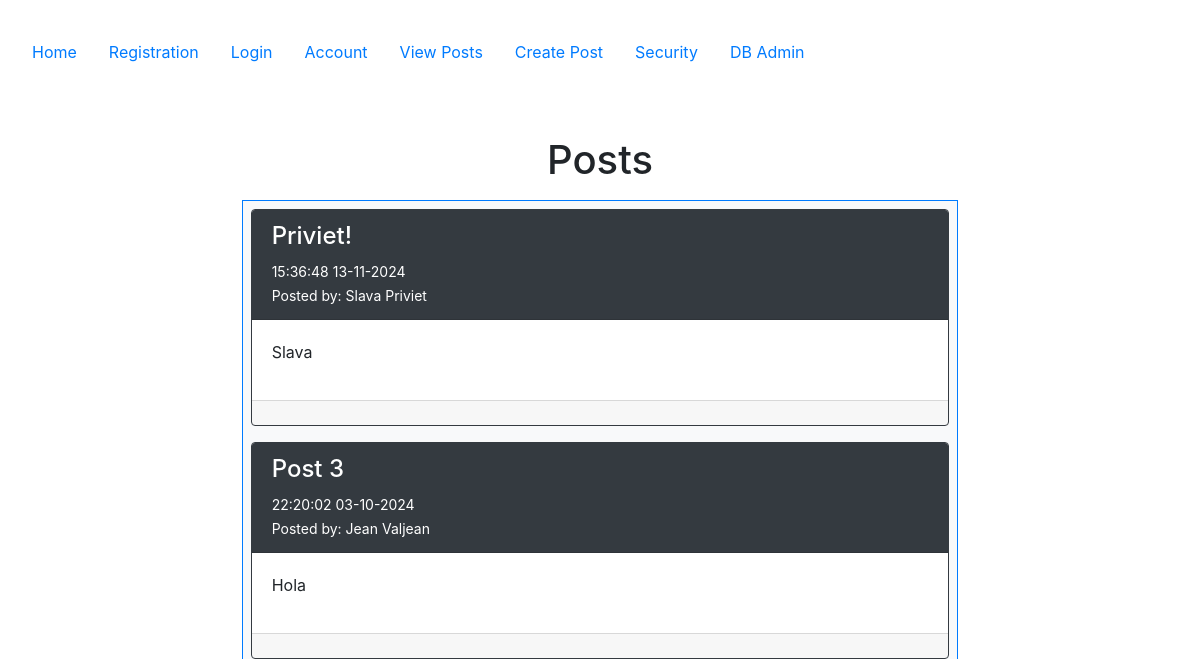
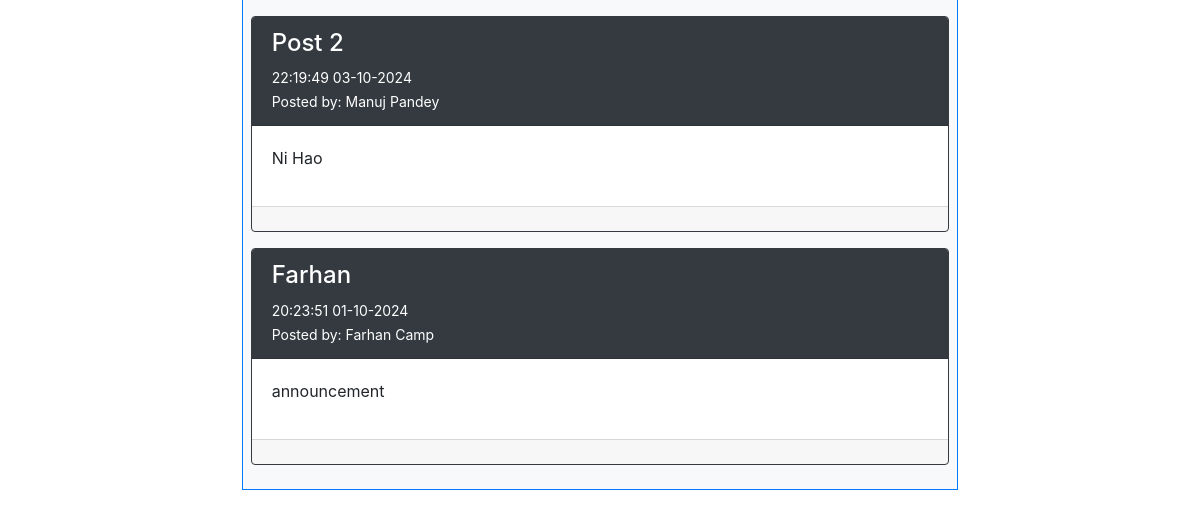
Page /posts/posts on the earlier database version (2 pictures, top to bottom).
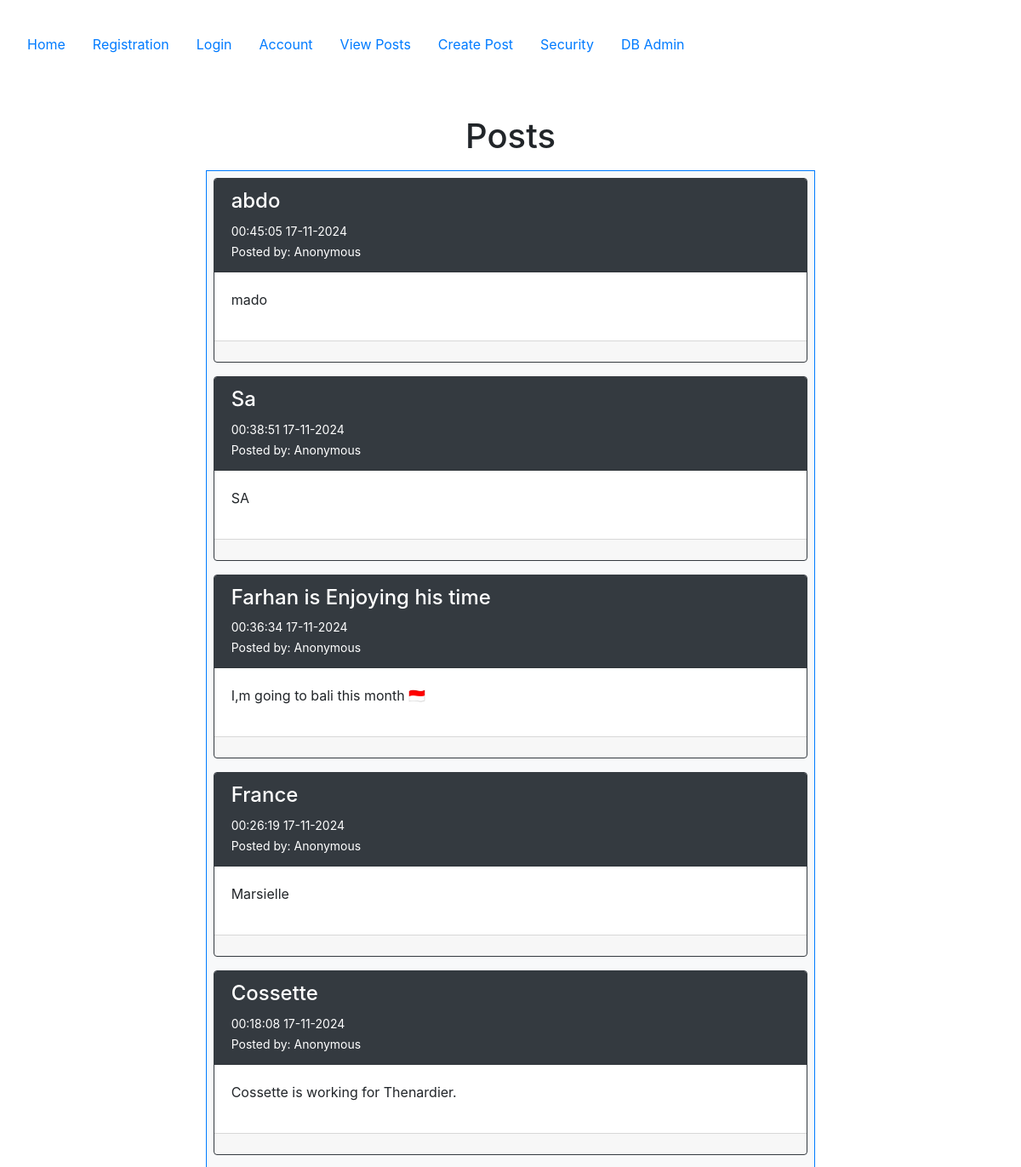
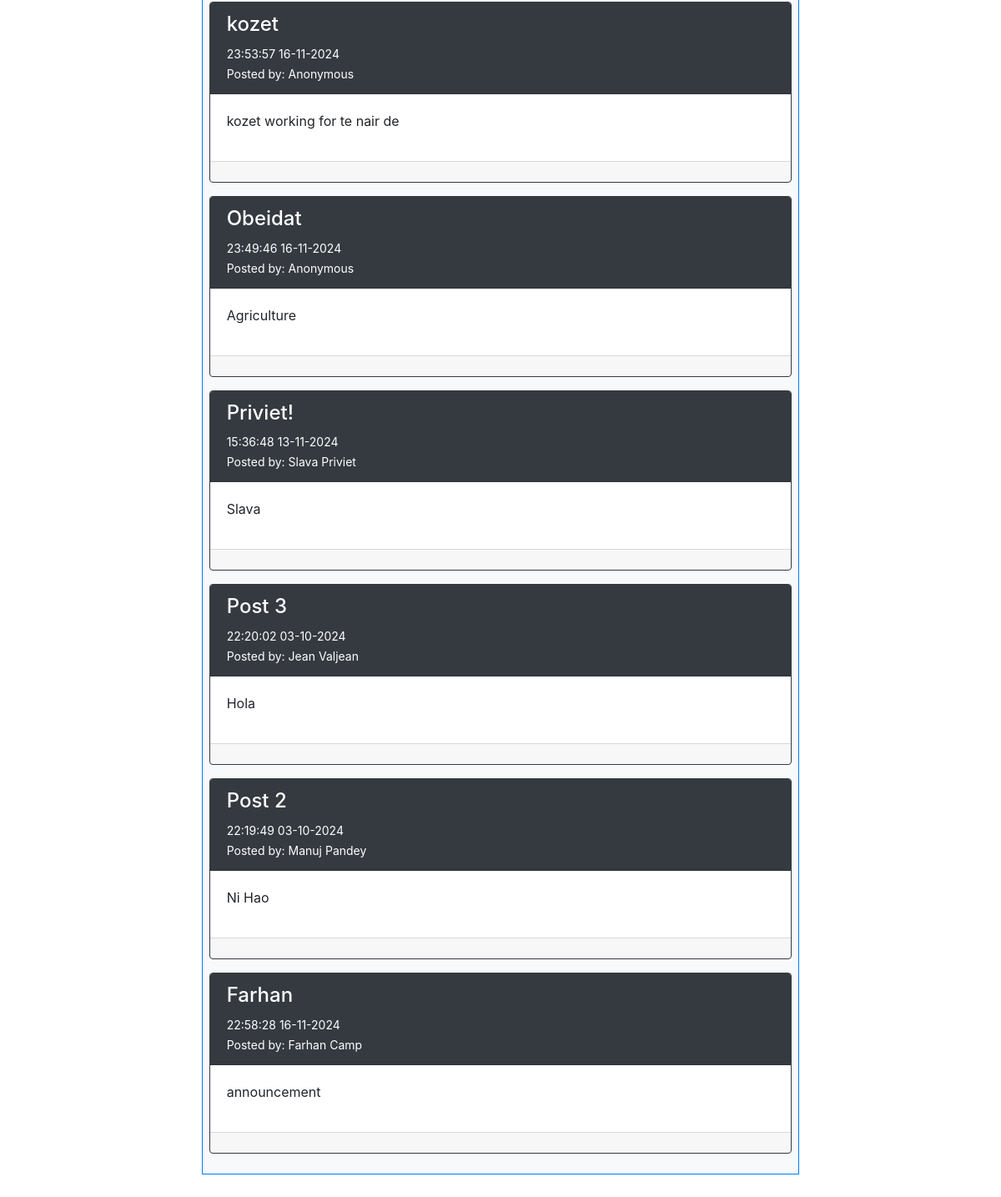
Same page on the later database version (2 pictures, top to bottom).
### config.py (models this page shows, shortened)
class Post(db.Model):
   __tablename__ = 'posts'
   id = db.Column(db.Integer, primary_key=True)
   userid = db.Column(db.Integer, db.ForeignKey('users.id'))
   created = db.Column(db.DateTime, nullable=False, default=datetime.utcnow)
   title = db.Column(db.Text, nullable=False)
   body = db.Column(db.Text, nullable=False)
   user = db.relationship("User", back_populates="posts")

class User(db.Model, UserMixin):
    __tablename__ = 'users'
    id = db.Column(db.Integer, primary_key=True)
    email = db.Column(db.String(100), nullable=False, unique=True)
    password = db.Column(db.String(100), nullable=False)
    firstname = db.Column(db.String(100), nullable=False)
    lastname = db.Column(db.String(100), nullable=False)
    phone = db.Column(db.String(100), nullable=False)
    mfa_key = db.Column(db.String(32), nullable=False, default='')  # Store MFA key
    mfa_enabled = db.Column(db.Boolean, nullable=False, default=False)  # Track if MFA is enabled
    posts = db.relationship("Post", order_by=Post.id, back_populates="user")

### posts/views.py (the view)
@posts_bp.route('/posts')
def posts():
    all_posts = Post.query.order_by(desc('id')).all()
    return render_template('posts/posts.html', posts=all_posts)

### templates/posts/posts.html (shortened to what this page needs)
{% extends "base.html" %}
{% block content %}
    <div class="container">
        <h1>Posts</h1>
        <div class="p-2 row">
            <div class="col-2"></div>
            <div class="col-8">
                <div class="p-2 bg-light border border-primary" style="text-align: left">
                    {% for post in posts %}
                        <div class="card border border-dark mb-3">
                            <div class="card-header bg-dark text-white">
                                <h4>{{ post.title }}</h4>
                                <small>{{ post.created.strftime('%H:%M:%S %d-%m-%Y') }}</small>
                                <br>
                                <small>
                                    Posted by:
                                    {% if post.user %}
                                        {{ post.user.firstname }} {{ post.user.lastname }}
                                    {% else %}
                                        Anonymous
                                    {% endif %}
                                </small>
                            </div>
                            <div class="card-body">
                                <p>{{ post.body }}</p>
                            </div>
                            <div class="card-footer">
                            </div>
                        </div>
                    {% else %}
                        <div class="alert alert-warning text-center">
                            <strong>No posts available. Be the first to create one!</strong>
                        </div>
                    {% endfor %}
                </div>
            </div>
            <div class="col-2"></div>
        </div>
    </div>
{% endblock %}

### templates/base.html (shortened to what this page needs)
<!DOCTYPE html>
<html lang="en">
<head>
    <link rel="stylesheet" href="https://cdn.jsdelivr.net/npm/bootstrap@4.6.2/dist/css/bootstrap.min.css">
</head>
<body>
<section class="container-fluid p-3 my-3">
    <nav class="nav nav-pills flex-column flex-sm-row">
        <a class="nav-item nav-link" href="{{ url_for('index') }}">Home</a>
        <a class="nav-item nav-link" href="{{ url_for('accounts.registration') }}">Registration</a>
        {% if current_user.is_authenticated %}
            <a class="nav-item nav-link" href="{{ url_for('accounts.logout') }}">Logout</a>
        {% else %}
            <a class="nav-item nav-link" href="{{ url_for('accounts.login') }}">Login</a>
        {% endif %}
        <a class="nav-item nav-link" href="{{ url_for('accounts.account') }}">Account</a>
        <a class="nav-item nav-link" href="{{ url_for('posts.posts') }}">View Posts</a>
        <a class="nav-item nav-link" href="{{ url_for('posts.create') }}">Create Post</a>
        <a class="nav-item nav-link" href="{{ url_for('security.security') }}">Security</a>
        <a class="nav-item nav-link" href="http://127.0.0.1:5000/admin">DB Admin</a>
    </nav>
    <div class="container-fluid p-3 my-5 text-center">
        {% block content %}{% endblock %}
    </div>
</section>
</body>
</html>

Differences in the rows shown:
added Post: title "abdo", created "00:45:05 17-11-2024", shows "Anonymous", body "mado"
added Post: title "Sa", created "00:38:51 17-11-2024", shows "Anonymous", body "SA"
added Post: title "Farhan is Enjoying his time", created "00:36:34 17-11-2024", shows "Anonymous", body "I,m going to bali this month 🇮🇩"
added Post: title "France", created "00:26:19 17-11-2024", shows "Anonymous", body "Marsielle"
added Post: title "Cossette", created "00:18:08 17-11-2024", shows "Anonymous", body "Cossette is working for Thenardier."
added Post: title "kozet", created "23:53:57 16-11-2024", shows "Anonymous", body "kozet working for te nair de"
added Post: title "Obeidat", created "23:49:46 16-11-2024", shows "Anonymous", body "Agriculture"
changed Post "Farhan": created "20:23:51 01-10-2024" → "22:58:28 16-11-2024"
